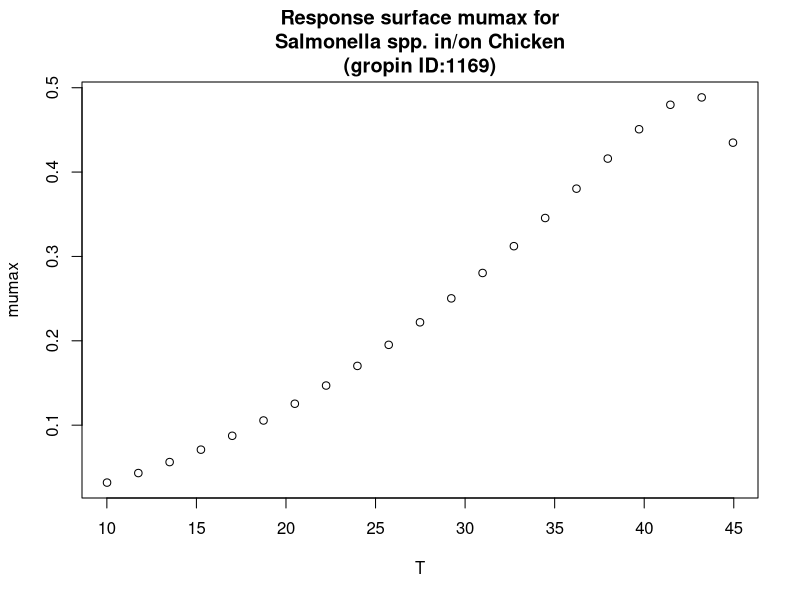

Generate this figure with R:
#############################
# start of Parameter script
#############################
T <- seq(10.01,44.955044955045,length.out=21)
#############################
# end of Parameter script
#############################
############################# 
# start of Model script Gropin ID 1169 
#############################
 
# constant coefficients for this model
 
variables <- data.frame(T)
argumentsPar <- expand.grid(variables)
 
# heart of the model
response_surface <- function(T) {
   mumax <-0.00028*((T+0.67)^2)*(1-exp(0.57*(T-47.36)))

return(mumax=mumax)
} 

# output parameters
responseSurface <- cbind(argumentsPar,response_surface(argumentsPar['T']))
colnames(responseSurface) <- c(colnames(argumentsPar),'mumax')
#############################
# End of Model script
#############################
############################# 
# start of Visualisation script Gropin ID 1169 
#############################
plot(T,responseSurface$'mumax',xlab='T',
                          ylab='mumax',main='Response surface mumax for
Salmonella spp. in/on Chicken
(gropin ID:1169)')
#############################
# End of Visualisation script
#############################
